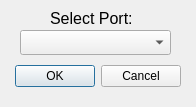
<?xml version="1.0" encoding="UTF-8"?>
<ui version="4.0">
 <class>serialSelect</class>
 <widget class="QDialog" name="serialSelect">
  <property name="geometry">
   <rect>
    <x>0</x>
    <y>0</y>
    <width>196</width>
    <height>107</height>
   </rect>
  </property>
  <property name="windowTitle">
   <string>Serial Port Select</string>
  </property>
  <property name="windowIcon">
   <iconset resource="qgovernor.qrc">
    <normaloff>:/icons/icons/connect-32x32.png</normaloff>:/icons/icons/connect-32x32.png</iconset>
  </property>
  <widget class="QDialogButtonBox" name="buttonBox">
   <property name="geometry">
    <rect>
     <x>10</x>
     <y>60</y>
     <width>171</width>
     <height>32</height>
    </rect>
   </property>
   <property name="orientation">
    <enum>Qt::Horizontal</enum>
   </property>
   <property name="standardButtons">
    <set>QDialogButtonBox::Cancel|QDialogButtonBox::Ok</set>
   </property>
  </widget>
  <widget class="QComboBox" name="portBox">
   <property name="geometry">
    <rect>
     <x>20</x>
     <y>30</y>
     <width>151</width>
     <height>25</height>
    </rect>
   </property>
  </widget>
  <widget class="QLabel" name="label">
   <property name="geometry">
    <rect>
     <x>50</x>
     <y>10</y>
     <width>101</width>
     <height>16</height>
    </rect>
   </property>
   <property name="font">
    <font>
     <pointsize>12</pointsize>
    </font>
   </property>
   <property name="text">
    <string>Select Port:</string>
   </property>
  </widget>
 </widget>
 <resources>
  <include location="qgovernor.qrc"/>
 </resources>
 <connections>
  <connection>
   <sender>buttonBox</sender>
   <signal>accepted()</signal>
   <receiver>serialSelect</receiver>
   <slot>accept()</slot>
   <hints>
    <hint type="sourcelabel">
     <x>248</x>
     <y>254</y>
    </hint>
    <hint type="destinationlabel">
     <x>157</x>
     <y>274</y>
    </hint>
   </hints>
  </connection>
  <connection>
   <sender>buttonBox</sender>
   <signal>rejected()</signal>
   <receiver>serialSelect</receiver>
   <slot>reject()</slot>
   <hints>
    <hint type="sourcelabel">
     <x>316</x>
     <y>260</y>
    </hint>
    <hint type="destinationlabel">
     <x>286</x>
     <y>274</y>
    </hint>
   </hints>
  </connection>
 </connections>
</ui>
